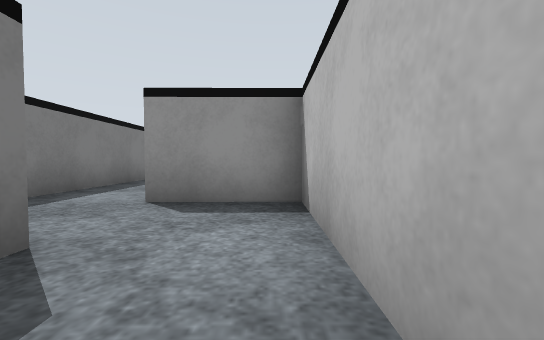
view 1 (above)

13 first-person views from a walk through a robot-simulator world made for Gazebo. The camera is 0.14 m above the floor, tilts 2° down and sees 90° across. The floor is counted in squares, 0.25 m on a side. Each view is taken from the middle of a square. On the plan, view 1 faces up. The plan holds only what a view shows up to about 9 squares ahead; the rest is blank. The place goes on beyond the plan. Surface patterns are stand-ins for the level's own textures.

view 2
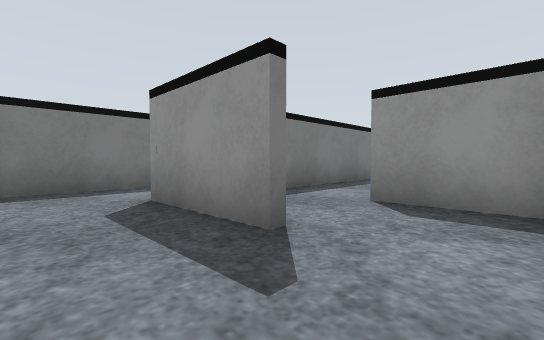

view 3
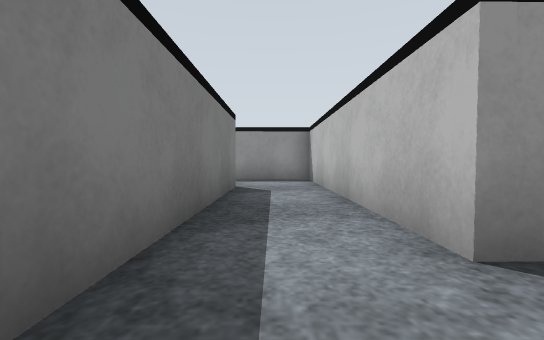

view 4
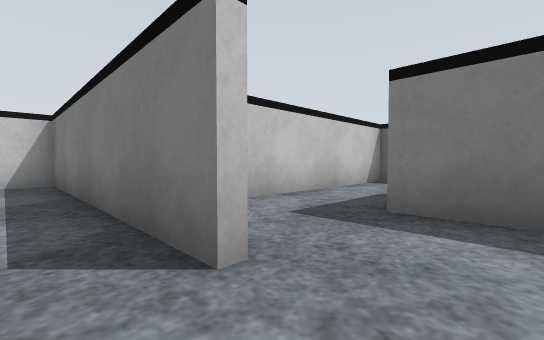

view 5
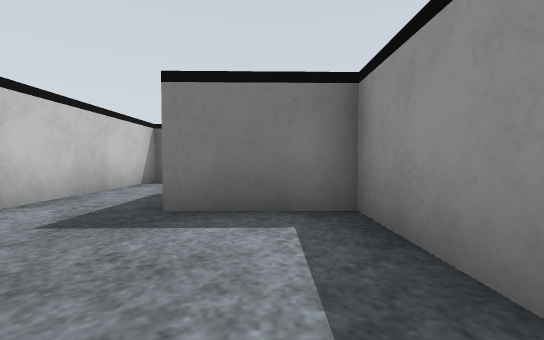

view 6
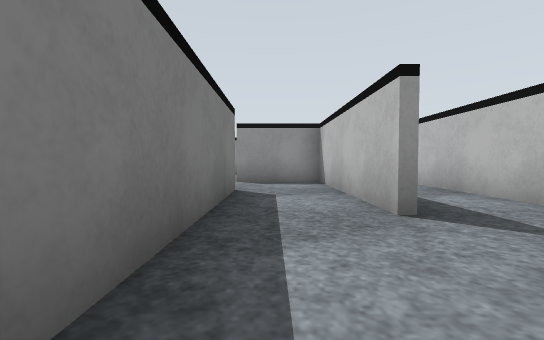

view 7
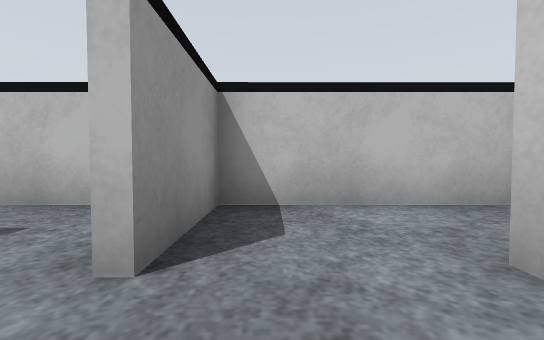

view 8
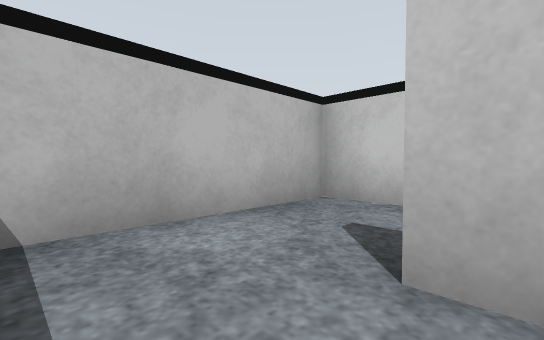

view 9
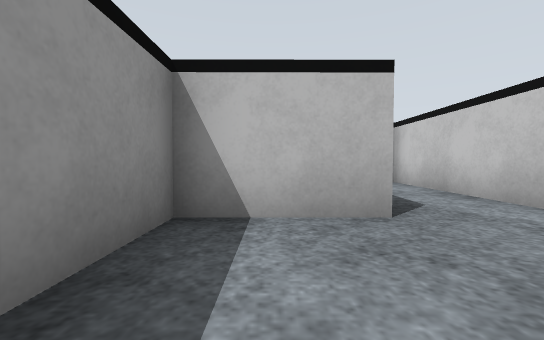

view 10
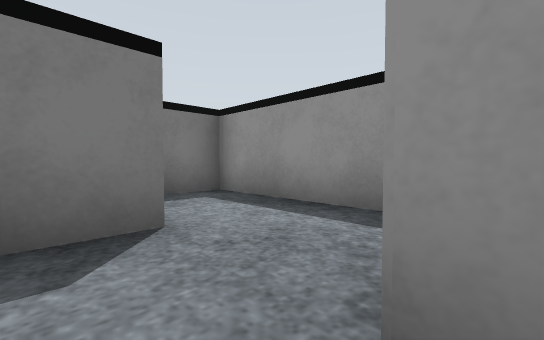

view 11
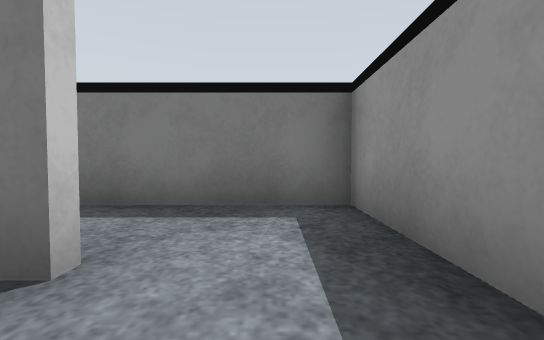

view 12
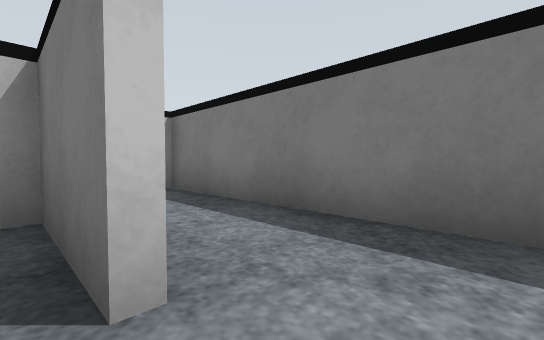

view 13
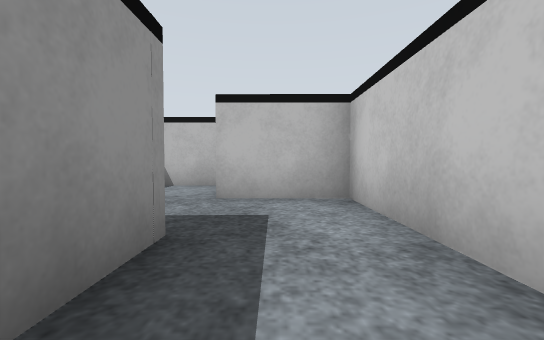

### Floor plan
Ten units are one square. View 1 is at (0, 0); x grows to the right and y downward. Boxes are objects, and circles mark ways between rooms. Rooms are numbered by the first view taken in them; rooms with no view inside come last. Other rooms are left out.
<svg viewBox="-149 -85 158 95">
<path fill="none" stroke="#000" d="M-14 -15 -39 -15 -39 -54M-9 5 4 5 4 -25M-58 -59 -58 5 -49 5M-39 -54 -39 -79 -80 -80 -80 -58M-21 -17 -14 -17M-37 -46 -37 -36M4 -25 4 -37 -17 -37M-122 -60 -122 -39 -105 -39M-103 -58 -104 -80 -144 -80 -144 -55M-80 -58 -103 -58M-105 -39 -60 -39 -60 -59"/>
<circle cx="-50" cy="-50" r="3" fill="#2a7"/>
<circle cx="-5" cy="-20" r="3" fill="#2a7"/>
<circle cx="-70" cy="-50" r="3" fill="#2a7"/>
<circle cx="-100" cy="-50" r="3" fill="#2a7"/>
<text x="-30" y="-10">1</text>
<text x="-60" y="-70">2</text>
<text x="-20" y="-30">3</text>
<text x="-120" y="-60">4</text>
<text x="-90" y="-50">5</text>
</svg>
Room 1 opens to room 2. Room 1 opens to room 3. Room 2 opens to room 5. Room 4 opens to room 5.

Where each view was taken, in squares from view 1:
view 1: 0 up, 0 right, facing up
view 2: 0 up, 0 right, facing up-left
view 3: 0 up, 5 left, facing up
view 4: 7 up, 5 left, facing down-left
view 5: 7 up, 5 left, facing left
view 6: 3 up, 3 left, facing up
view 7: 3 up, 3 left, facing right
view 8: 3 up, 2 left, facing down-right
view 9: 7 up, 13 left, facing right
view 10: 5 up, 10 left, facing up-left
view 11: 7 up, 11 left, facing left
view 12: 7 up, 12 left, facing down-left
view 13: 5 up, 10 left, facing right
